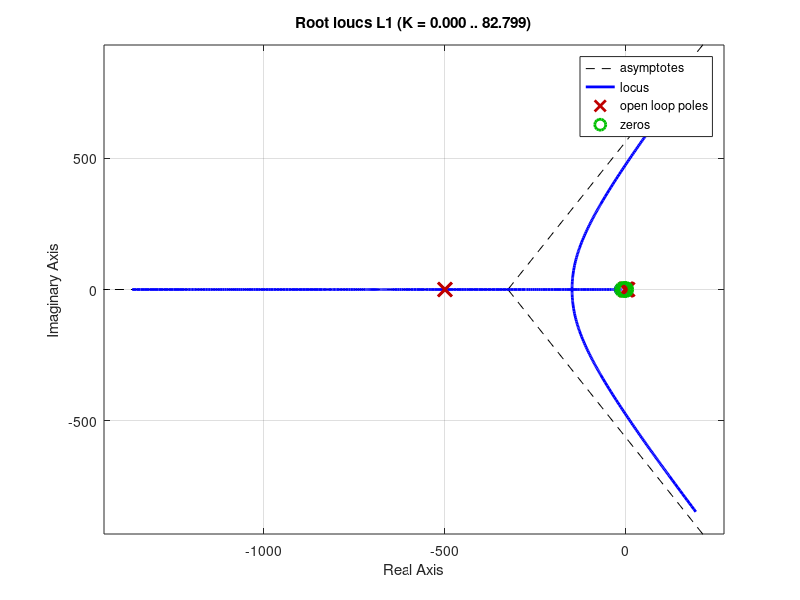
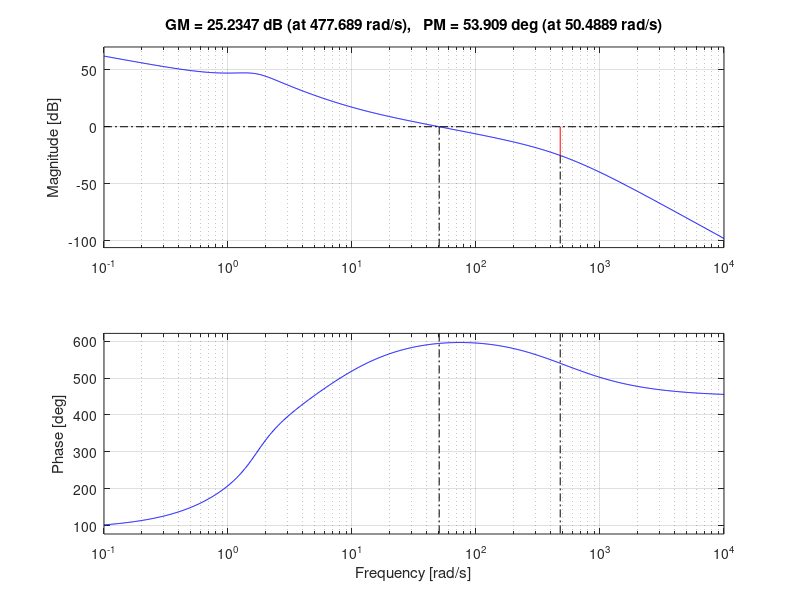
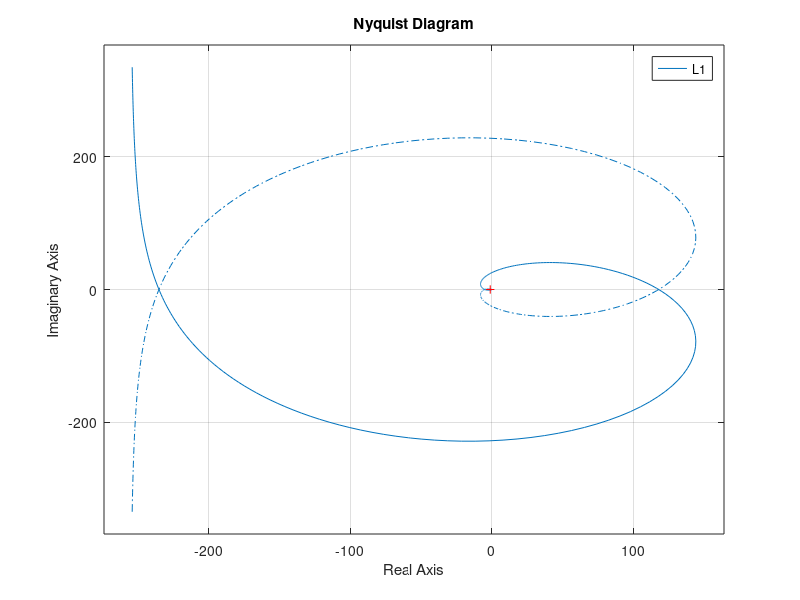
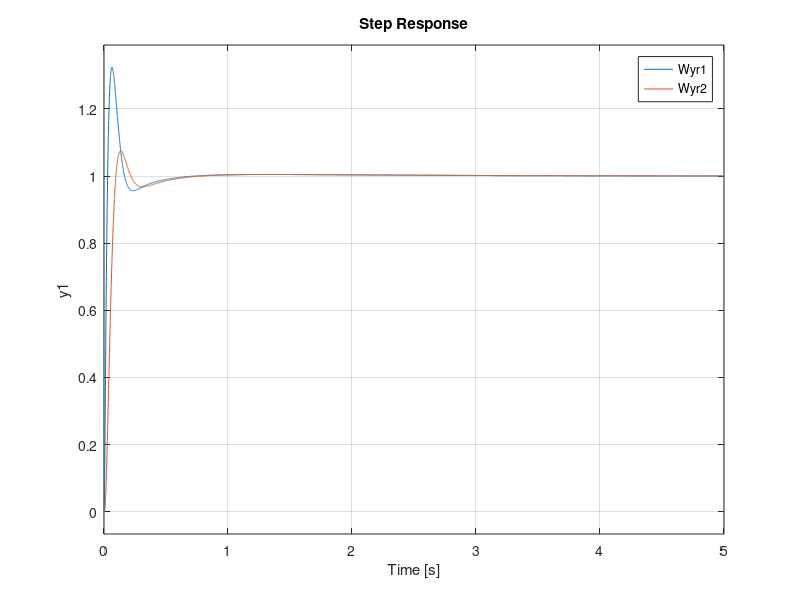

These charts were generated, in order, by the following MATLAB code:

close all 
clear all
clc
%% 
s= tf('s');
P0 = (s/10+1)/((s^3+s+4)*(s/5-1));
kp = dcgain(P0) ; %-0.2500
figure(1)
rlocus(P0)

%% vogliamo erore nullo per riferimenti a gradino 
% primo design del controllore 
zita = 0.9 ; %   0<zita<1 coefficente di smorzamento
omega_n = 1; %   pulsazione naturale 
C0  =  (s^2+s*zita*omega_n*2+omega_n^2)*(s/5+1)/(s*(s/500+1)^2);
% Ho creato un controllore del terzo ordine al numeratore 2 zeri sono nel
% complessi coniugati atti ad attrarre anche con il minor gain possibile i
% 2 poli a positivi a parte reale e immaginaria >0 
% ho inserito un ulteriore 0 in -5 atto ad attrarre i restanti poli su asse
% reale e farli convergere . in seguito aggiusteremo il gain e
% verificheremo tramite il criterio di nyquist l'asintotica stabilità della
% funzione d'anello  e utilizzeremo un ulteriore prova tramite al funzione
% pole
k= 1;
L0 = k*C0*P0;

figure(1) % Risulta soddisfatto 
rlocus(L0)

figure(3) % non devo compiere 3 giri attorno a -1 NON LI FA  
nyquist(C0)

% SOLUZIONE DA SCARTARE 

%% Redesign del controllore 

% il prossimo controllore sarà progettato per avere un errore limitato 
% e abbastanza difficile gestire 3 poli instabili 

C1 = (s/100+1)/(s/500+1);
k1 = 500;
L1 = minreal(k1*P0 *C0);
Wyr1 = minreal(L1/(1+L1));
% pole(Wyr1) poli tutti con parte reale negativa e molto vicini allo 0
% quindi Dalla funzione di sensitività ingresso uscita mi risulta che e
% asintoticamente stabile 
% -6.3763 + 0.0000i
%   -5.0000 + 0.0000i
%   -5.0000 - 0.0000i
%   -3.0460 + 0.0000i
%   -0.2341 + 0.1495i
%   -0.2341 - 0.1495i
%   -0.0415 + 0.0000i
%   -0.0090 + 0.0045i
%   -0.0090 - 0.0045i


Wur = minreal(C1/(1+L1));

figure(1)
rlocus(L1)

figure(2)
margin(L1)

figure(3)
nyquist(L1) % nyquist gira 3 volte intorno a -1 quindi il sistema e A.S 
% secondo il criterio di nyquist

figure(5) % diagramma di bode della funzione di sensitività tra ingresso e controllore 
bode(Wur) % deve comportarsi come un passa basso 

%% inseriamo un filtro segnale 
% per riferimenti a gradino va piu che bene 
tau_fr = 1/20 ; 
% generalmente piu il valore di tau_fr e piccolo e piu l azione filtrante 
% del segnale di entrata e bassa , vale il viceversa 
Fr = 1/(1+tau_fr*s); 
Wyr2 = minreal(Wyr1*Fr);
figure(4)
step(Wyr1,Wyr2)
legend

%% vogliamo dare un certificato all inseguimento ad errore minimo

% Wer  = (1/(1+L0))
% kp = guadagno statico 
% kc = guadagno dato al controllore che agira sul nostro processo nominale
% per stimare l errore dobbiamo adottare il limite del valor finale 
% lim(s->0)s*(Wer)*r(s) = |R0/(1+kp*kc)| <10% R0
%|1/(1+kp*kc)| < 0.1  -> |kc| > 10-1/(kp) -> |kc|> 9/kp
% POS kc > 9/kp -> kc > 36
% il negativo non mi intressa in quanto sto considerando un gain positivo 
% Concludendo per gain maggiori di 36 mi viene assicurato per il teorema
% del limite del valor finale che il mio sistema ha errori inferiori al 10%
% del valore di regime (errore di inseguimento inferiore al 10%)
